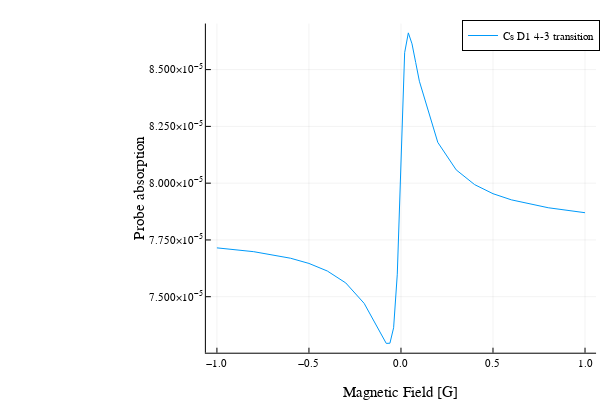

Notebook code for this chart:
### Code cell
df43=DataFrame(B=x43,Absorption=y43)
CSV.write("CsD1_43_Omega1.csv",df43)
plot(x43,y43,xlabel="Magnetic Field [G]",ylabel="Probe absorption",label="Cs D1 4-3 transition")

### Figure 1 — Plotly figure (JSON) as saved in the notebook; plotly's stock layout.template omitted (floating-point values rounded to 4 significant figures)
{"data": [{"colorbar": {"len": 0.9143, "title": {"text": ""}, "x": 0.9934, "y": 0.533}, "legendgroup": "Cs D1 4-3 transition", "line": {"color": "rgba(0, 154, 250, 1.000)", "dash": "solid", "shape": "linear", "width": 1}, "mode": "lines", "name": "Cs D1 4-3 transition", "showlegend": true, "type": "scatter", "x": [-1, -0.8, -0.6, -0.5, -0.4, -0.3, -0.2, -0.1, -0.08, -0.06, -0.04, -0.02, 0, 0.02, 0.04, 0.06, 0.08, 0.1, 0.2, 0.3, 0.4, 0.5, 0.6, 0.8, 1], "xaxis": "x", "y": [7.715e-05, 7.698e-05, 7.67e-05, 7.647e-05, 7.613e-05, 7.561e-05, 7.471e-05, 7.319e-05, 7.294e-05, 7.295e-05, 7.363e-05, 7.599e-05, 8.135e-05, 8.574e-05, 8.662e-05, 8.613e-05, 8.531e-05, 8.449e-05, 8.18e-05, 8.059e-05, 7.994e-05, 7.954e-05, 7.927e-05, 7.892e-05, 7.87e-05], "yaxis": "y"}], "layout": {"annotations": [], "height": 400, "legend": {"bgcolor": "rgba(255, 255, 255, 1.000)", "bordercolor": "rgba(0, 0, 0, 1)", "borderwidth": 1, "font": {"color": "rgba(0, 0, 0, 1)", "family": "sans-serif", "size": 11}, "title": {"font": {"color": "rgba(0, 0, 0, 1)", "family": "sans-serif", "size": 15}, "text": ""}, "tracegroupgap": 0, "traceorder": "normal", "x": 1, "xanchor": "auto", "y": 1, "yanchor": "auto"}, "margin": {"b": 20, "l": 0, "r": 0, "t": 20}, "paper_bgcolor": "rgba(255, 255, 255, 1.000)", "plot_bgcolor": "rgba(255, 255, 255, 1.000)", "showlegend": true, "width": 600, "xaxis": {"anchor": "y", "autorange": false, "domain": [0.3431, 0.9934], "gridcolor": "rgba(0, 0, 0, 0.1)", "gridwidth": 0.5, "linecolor": "rgba(0, 0, 0, 1)", "mirror": false, "range": [-1.06, 1.06], "showgrid": true, "showline": true, "showspikes": false, "showticklabels": true, "tickangle": 0, "tickcolor": "rgb(0, 0, 0)", "tickfont": {"color": "rgba(0, 0, 0, 1)", "family": "sans-serif", "size": 11}, "tickmode": "array", "ticks": "inside", "ticktext": ["−1.0", "−0.5", "0.0", "0.5", "1.0"], "tickvals": [-1, -0.5, 0, 0.5, 1], "title": {"font": {"color": "rgba(0, 0, 0, 1)", "family": "sans-serif", "size": 15}, "text": "Magnetic Field [G]"}, "type": "linear", "visible": true, "zeroline": false, "zerolinecolor": "rgba(0, 0, 0, 1)"}, "yaxis": {"anchor": "x", "autorange": false, "domain": [0.07581, 0.9902], "gridcolor": "rgba(0, 0, 0, 0.1)", "gridwidth": 0.5, "linecolor": "rgba(0, 0, 0, 1)", "mirror": false, "range": [7.253e-05, 8.703e-05], "showgrid": true, "showline": true, "showspikes": false, "showticklabels": true, "tickangle": 0, "tickcolor": "rgb(0, 0, 0)", "tickfont": {"color": "rgba(0, 0, 0, 1)", "family": "sans-serif", "size": 11}, "tickmode": "array", "ticks": "inside", "ticktext": ["7.500×10<sup>−5</sup>", "7.750×10<sup>−5</sup>", "8.000×10<sup>−5</sup>", "8.250×10<sup>−5</sup>", "8.500×10<sup>−5</sup>"], "tickvals": [7.5e-05, 7.75e-05, 8e-05, 8.25e-05, 8.5e-05], "title": {"font": {"color": "rgba(0, 0, 0, 1)", "family": "sans-serif", "size": 15}, "text": "Probe absorption"}, "type": "linear", "visible": true, "zeroline": false, "zerolinecolor": "rgba(0, 0, 0, 1)"}}}
